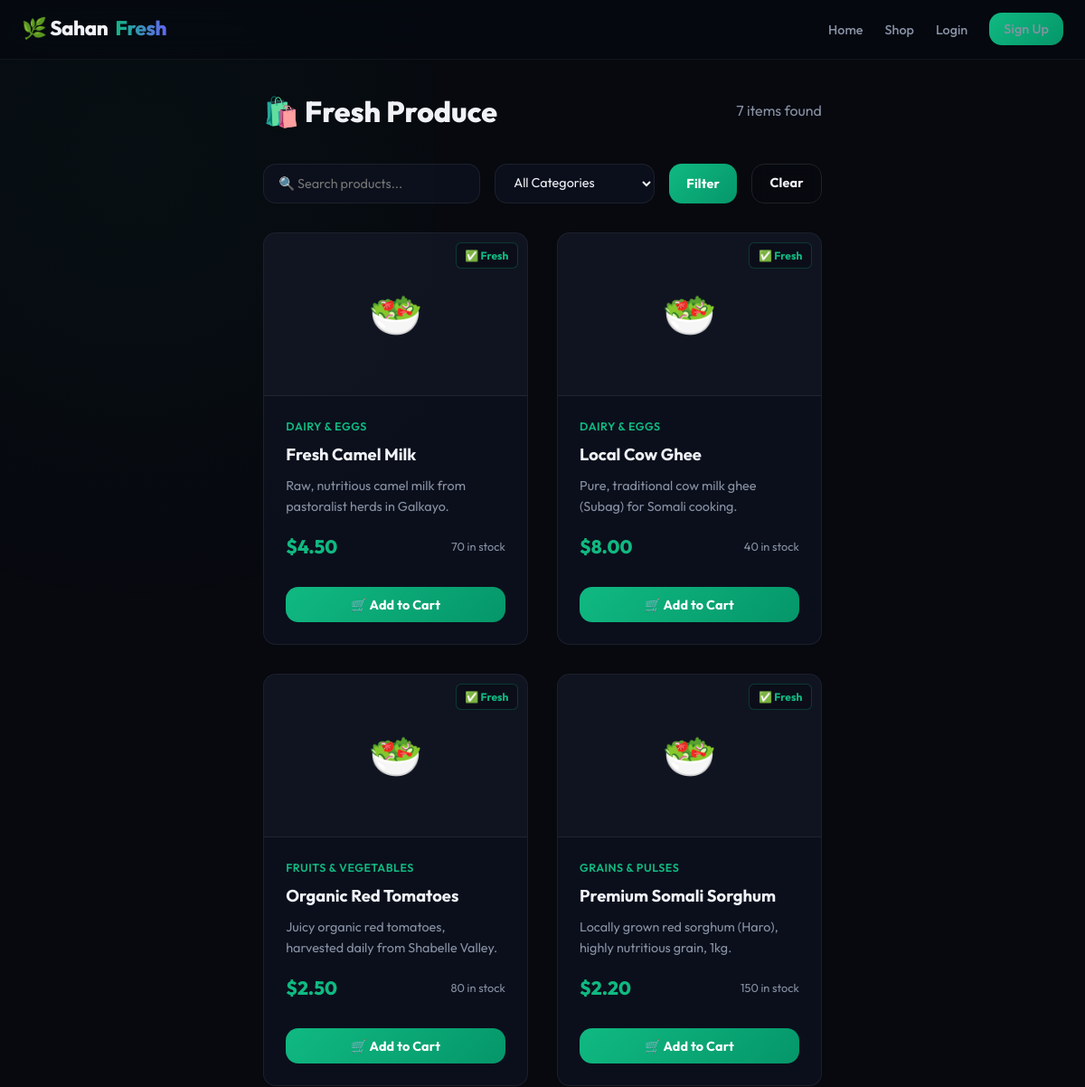
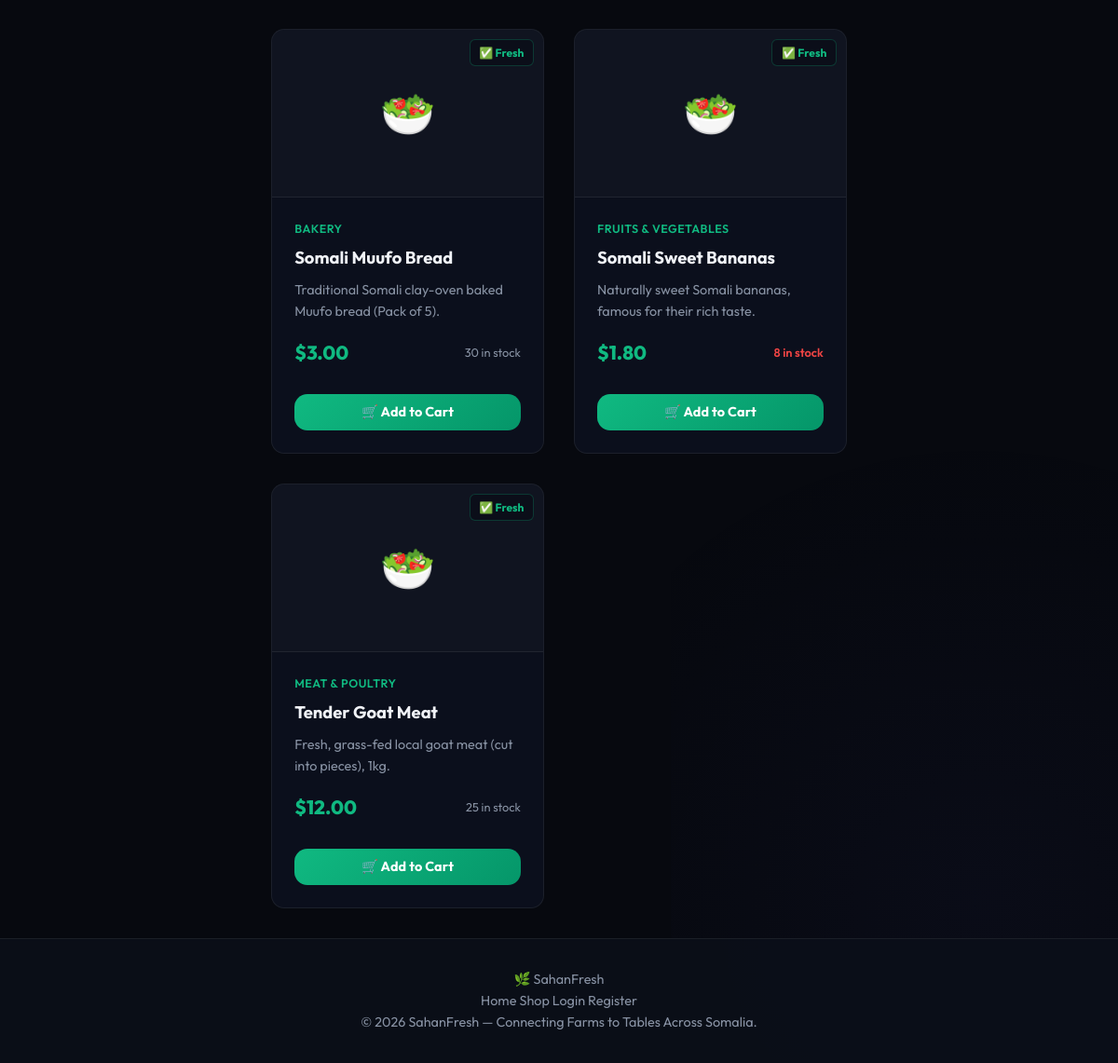
The page /customer/products.php on the database its author committed (2 pictures, top to bottom).
### tables this page shows
CREATE TABLE IF NOT EXISTS `products` (
  `id` INT AUTO_INCREMENT PRIMARY KEY,
  `category_id` INT NOT NULL,
  `supplier_id` INT DEFAULT NULL,
  `name` VARCHAR(150) NOT NULL,
  `description` TEXT DEFAULT NULL,
  `price` DECIMAL(10,2) NOT NULL,
  `sku` VARCHAR(50) NOT NULL UNIQUE,
  `image_url` VARCHAR(255) DEFAULT NULL,
  `created_at` TIMESTAMP DEFAULT CURRENT_TIMESTAMP,
  FOREIGN KEY (`category_id`) REFERENCES `categories` (`id`) ON DELETE CASCADE,
  FOREIGN KEY (`supplier_id`) REFERENCES `users` (`id`) ON DELETE SET NULL
);

CREATE TABLE IF NOT EXISTS `categories` (
  `id` INT AUTO_INCREMENT PRIMARY KEY,
  `name` VARCHAR(100) NOT NULL UNIQUE,
  `description` TEXT DEFAULT NULL,
  `created_at` TIMESTAMP DEFAULT CURRENT_TIMESTAMP
);

### config/session.php (called while the page is built, shortened)
<?php
function is_logged_in() {
    return isset($_SESSION['user_id']);
}
function get_logged_in_user() {
    if (!is_logged_in()) {
        return null;
    }
    return [
        'id' => $_SESSION['user_id'],
        'name' => $_SESSION['user_name'],
        'email' => $_SESSION['user_email'],
        'role' => $_SESSION['user_role'],
        'phone' => isset($_SESSION['user_phone']) ? $_SESSION['user_phone'] : '',
        'address' => isset($_SESSION['user_address']) ? $_SESSION['user_address'] : ''
    ];
}
?>

### customer/products.php (the view, shortened to what this page needs)
<?php
require_once __DIR__ . '/../config/database.php';
require_once __DIR__ . '/../config/session.php';
$search = trim($_GET['search'] ?? '');
$sql = "SELECT p.*, c.name as category_name,
        (SELECT COALESCE(SUM(ib.quantity),0) FROM inventory_batches ib WHERE ib.product_id=p.id AND ib.status='active') as stock
        FROM products p JOIN categories c ON p.category_id=c.id WHERE 1";
$params = [];
$sql .= " ORDER BY p.name";
$stmt = $conn->prepare($sql); $stmt->execute($params);
$products = $stmt->fetchAll(PDO::FETCH_ASSOC);
include __DIR__ . '/../includes/header.php';
?>
<?php include __DIR__ . '/../includes/navbar.php'; ?>
<div class="shop-wrapper">
    <div class="shop-header">
        <h1>🛍️ Fresh Produce</h1>
        <span style="color:var(--text-muted);"><?php echo count($products); ?> items found</span>
    </div>
    <form method="GET" class="filter-bar">
        <input type="text" name="search" placeholder="🔍 Search products..." value="<?php echo htmlspecialchars($search); ?>">
        <select name="cat">
            <option value="">All Categories</option>
        </select>
        <button type="submit" class="btn btn-primary" style="padding:.6rem 1.2rem;">Filter</button>
        <a href="<?php echo BASE_URL; ?>customer/products.php" class="btn btn-secondary" style="padding:.6rem 1.2rem;">Clear</a>
    </form>
    <?php if (empty($products)): ?>
    <div style="text-align:center;padding:4rem;color:var(--text-muted);">
        <div style="font-size:3rem;margin-bottom:1rem;">🥬</div>
        <p>No products found. Try adjusting your filters.</p>
    </div>
    <?php else: ?>
    <div class="catalog-grid">
        <?php foreach ($products as $p):
            $stock = (int)$p['stock'];
        ?>
        <div class="product-card">
            <div class="product-image">
                <?php if ($p['image_url'] && file_exists(__DIR__.'/../'.$p['image_url'])): ?>
                <img src="<?php echo BASE_URL.$p['image_url']; ?>" alt="<?php echo htmlspecialchars($p['name']); ?>">
                <?php else: ?>
                <span style="font-size:3rem;">🥗</span>
                <?php endif; ?>
                <?php if ($stock > 0): ?>
                <span class="product-badge fresh">✅ Fresh</span>
                <?php else: ?>
                <span class="product-badge" style="color:var(--danger);">Out of Stock</span>
                <?php endif; ?>
            </div>
            <div class="product-content">
                <div style="font-size:.78rem;color:var(--primary);font-weight:600;margin-bottom:.4rem;text-transform:uppercase;letter-spacing:.04em;"><?php echo htmlspecialchars($p['category_name']); ?></div>
                <div class="product-title"><?php echo htmlspecialchars($p['name']); ?></div>
                <div class="product-desc"><?php echo htmlspecialchars($p['description']); ?></div>
                <div class="product-meta">
                    <div class="product-price">$<?php echo number_format($p['price'],2); ?></div>
                    <div class="product-stock <?php echo $stock<10?'low':''; ?>"><?php echo $stock; ?> in stock</div>
                </div>
                <?php if ($stock > 0): ?>
                <form class="add-cart-form" method="POST">
                    <button type="submit" class="btn btn-primary" style="width:100%;margin-top:.75rem;">🛒 Add to Cart</button>
                </form>
                <?php else: ?>
                <button class="btn btn-secondary" style="width:100%;margin-top:.75rem;opacity:.5;cursor:not-allowed;" disabled>Out of Stock</button>
                <?php endif; ?>
            </div>
        </div>
        <?php endforeach; ?>
    </div>
    <?php endif; ?>
</div>
<?php include __DIR__ . '/../includes/footer.php'; ?>

### includes/header.php (shortened to what this page needs)
<?php
require_once __DIR__ . '/../config/session.php';
?>
<!DOCTYPE html>
<html lang="en">
<head>
    <link rel="stylesheet" href="<?php echo BASE_URL; ?>assets/css/style.css">
</head>
<body>

### includes/navbar.php (shortened to what this page needs)
<?php
require_once __DIR__ . '/../config/session.php';
$user = get_logged_in_user();
$cartCount = isset($_SESSION['cart']) ? array_sum(array_column($_SESSION['cart'], 'qty')) : 0;
?>
<header>
    <div class="nav-container">
        <a href="<?php echo BASE_URL; ?>index.php" class="logo">🌿 Sahan<span>Fresh</span></a>
        <ul class="nav-links">
            <li><a href="<?php echo BASE_URL; ?>index.php">Home</a></li>
            <?php if ($user): ?>
                <li><a href="<?php echo BASE_URL; ?>customer/products.php">Shop</a></li>
                <li><a href="<?php echo BASE_URL; ?>dashboard/index.php">Dashboard</a></li>
                <?php if ($user['role'] === 'customer'): ?>
                <li><a href="<?php echo BASE_URL; ?>customer/cart.php">🛒 Cart (<?php echo $cartCount; ?>)</a></li>
                <?php endif; ?>
                <li><a href="<?php echo BASE_URL; ?>users/profile.php">👤 <?php echo htmlspecialchars(explode(' ', $user['name'])[0]); ?></a></li>
                <li><a href="<?php echo BASE_URL; ?>auth/logout.php" class="btn btn-secondary" style="padding:0.4rem 1rem;font-size:0.9rem;">Logout</a></li>
            <?php else: ?>
                <li><a href="<?php echo BASE_URL; ?>customer/products.php">Shop</a></li>
                <li><a href="<?php echo BASE_URL; ?>auth/login.php">Login</a></li>
                <li><a href="<?php echo BASE_URL; ?>auth/register.php" class="btn btn-primary" style="padding:0.4rem 1rem;font-size:0.9rem;">Sign Up</a></li>
            <?php endif; ?>
        </ul>
    </div>
</header>

### includes/footer.php (shortened to what this page needs)
<footer>
    <div class="footer-inner">
        <div class="footer-brand">🌿 Sahan<span>Fresh</span></div>
        <div class="footer-links">
            <a href="<?php echo BASE_URL; ?>index.php">Home</a>
            <a href="<?php echo BASE_URL; ?>customer/products.php">Shop</a>
            <a href="<?php echo BASE_URL; ?>auth/login.php">Login</a>
            <a href="<?php echo BASE_URL; ?>auth/register.php">Register</a>
        </div>
        <div class="footer-copy">&copy; <?php echo date('Y'); ?> SahanFresh &mdash; Connecting Farms to Tables Across Somalia.</div>
    </div>
</footer>
</body>
</html>

### customer/products.php (style rules this page uses)
.shop-wrapper { max-width:1200px; margin:0 auto; padding:2rem 1.5rem; }
.shop-header { display:flex; justify-content:space-between; align-items:center; flex-wrap:wrap; gap:1rem; margin-bottom:2rem; }
.shop-header h1 { font-size:2rem; font-weight:800; }
.filter-bar { display:flex; gap:1rem; flex-wrap:wrap; margin-bottom:2rem; }
.filter-bar select, .filter-bar input { padding:.6rem 1rem; background:var(--bg-card); border:1px solid var(--border-color); border-radius:var(--radius); color:var(--text-main); font-family:inherit; font-size:.9rem; }

### rows shown on the page
products: category.name "DAIRY & EGGS", name "Fresh Camel Milk", description "Raw, nutritious camel milk from pastoralist herds in Galkayo.", price "4.50", stock "70"
products: category.name "DAIRY & EGGS", name "Local Cow Ghee", description "Pure, traditional cow milk ghee (Subag) for Somali cooking.", price "8.00", stock "40"
products: category.name "FRUITS & VEGETABLES", name "Organic Red Tomatoes", description "Juicy organic red tomatoes, harvested daily from Shabelle Valley.", price "2.50", stock "80"
products: category.name "GRAINS & PULSES", name "Premium Somali Sorghum", description "Locally grown red sorghum (Haro), highly nutritious grain, 1kg.", price "2.20", stock "150"
products: category.name "BAKERY", name "Somali Muufo Bread", description "Traditional Somali clay-oven baked Muufo bread (Pack of 5).", price "3.00", stock "30"
products: category.name "FRUITS & VEGETABLES", name "Somali Sweet Bananas", description "Naturally sweet Somali bananas, famous for their rich taste.", price "1.80", stock "8"
products: category.name "MEAT & POULTRY", name "Tender Goat Meat", description "Fresh, grass-fed local goat meat (cut into pieces), 1kg.", price "12.00", stock "25"

### other values the page prints
count($products) "7"
